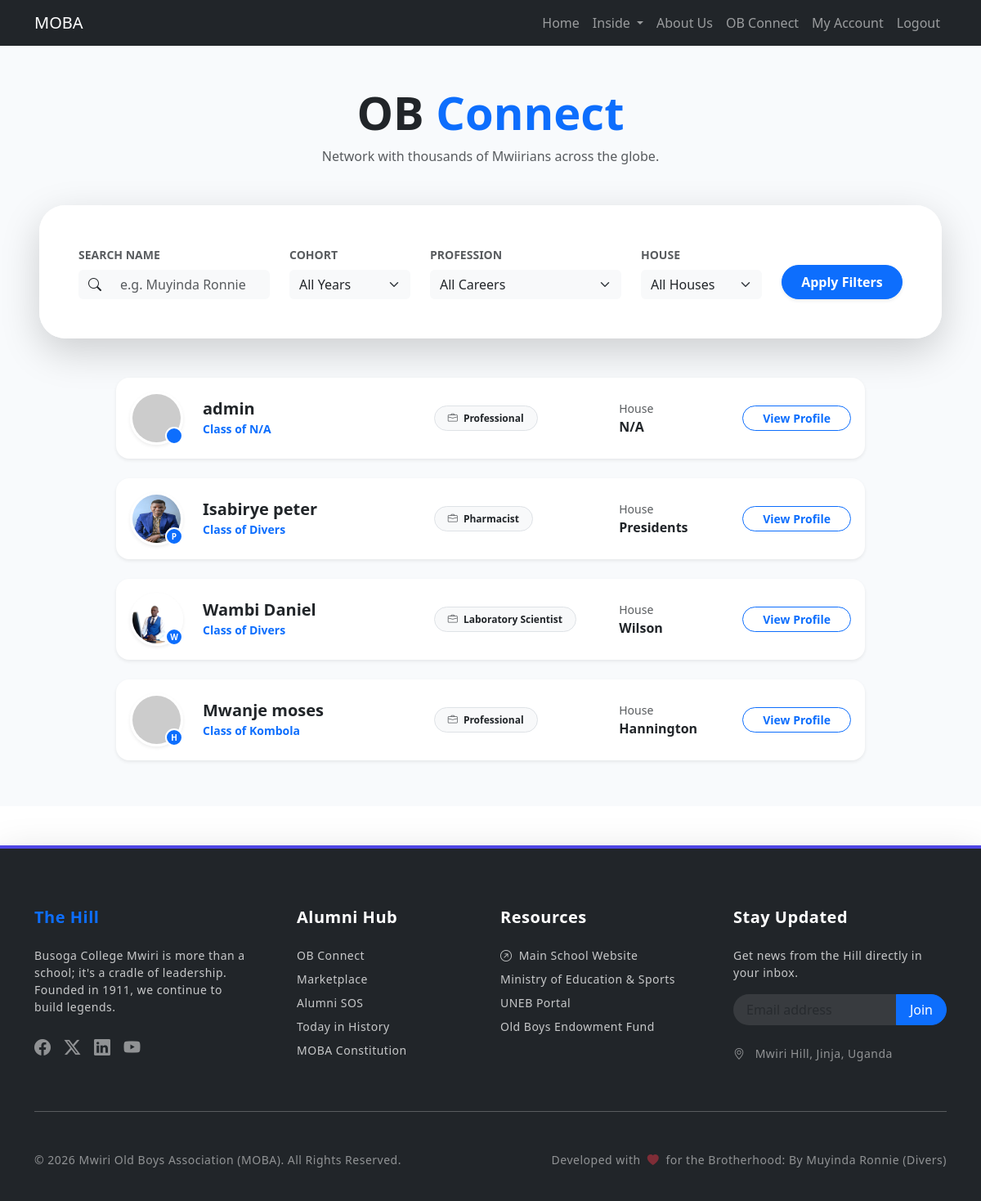
Page /connect/ob-connect/ (signed in) on the earlier database version.
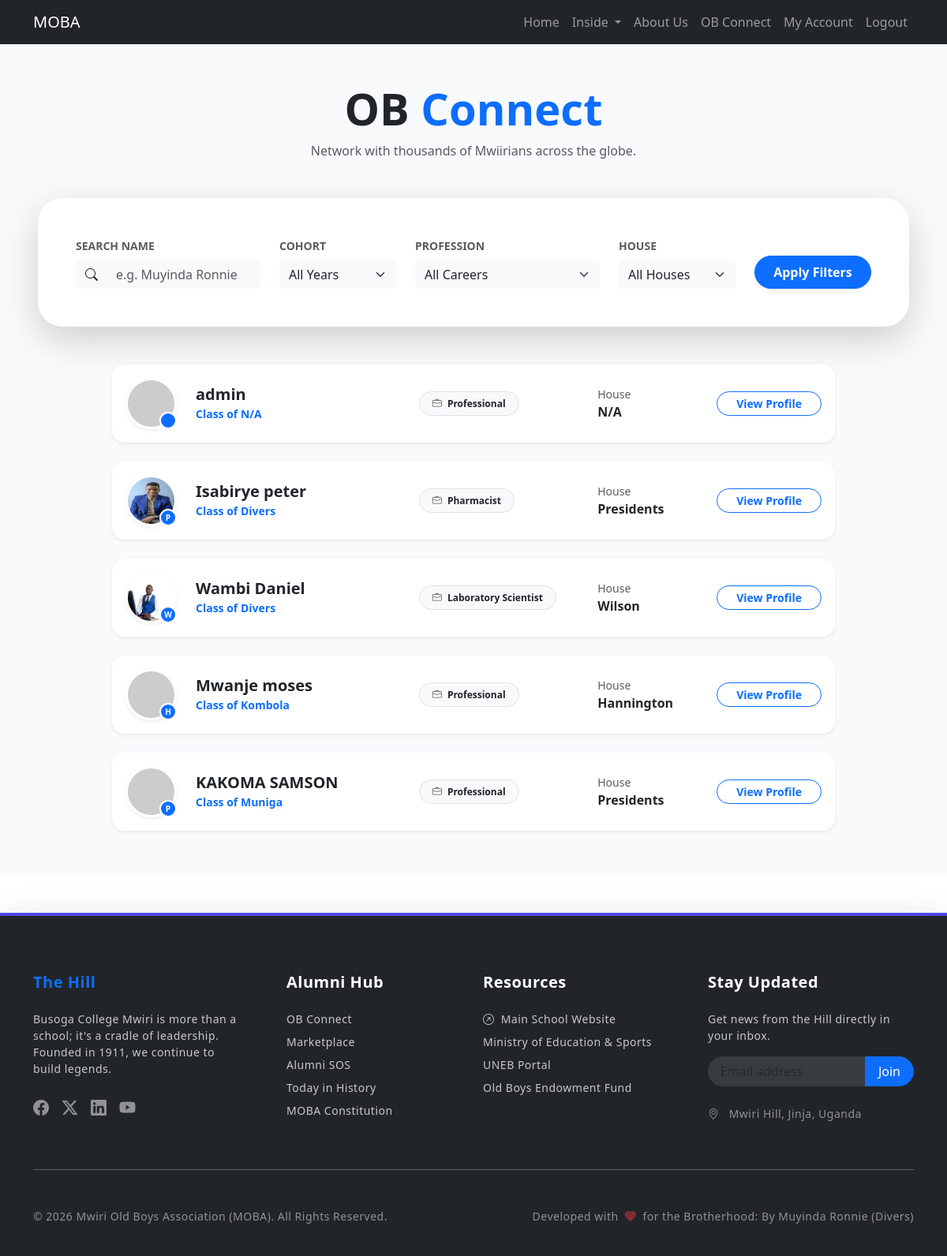
Same page on the later database version.
### users/models.py (models this page shows, shortened)
class User(AbstractUser):
    class Role(models.TextChoices):
        PUBLIC = "PUBLIC", "Public"
        SUBSCRIBER = "SUBSCRIBER", "Subscriber"
        ADMIN = "ADMIN", "Admin"
    base_role = Role.PUBLIC
    role = models.CharField(max_length=50, choices=Role.choices, default=base_role)
    cohort = models.ForeignKey('organisation.Cohort', on_delete=models.SET_NULL, null=True, blank=True)
    house = models.ForeignKey('organisation.House', on_delete=models.SET_NULL, null=True, blank=True)
    phone_number = models.CharField(max_length=20)
    linkedin_profile = models.URLField(blank=True)
    website = models.URLField(blank=True)
    address = models.CharField(max_length=255, blank=True)
    profession = models.ForeignKey('organisation.Profession', on_delete=models.SET_NULL, null=True, blank=True)
    whatsapp_contact = models.CharField(max_length=20, blank=True)
    biography = models.TextField(max_length=150, blank=True)
    side_hustle = models.TextField(blank=True)

class Profile(models.Model):
    user = models.OneToOneField(User, on_delete=models.CASCADE)
    bio = models.TextField(blank=True)
    profile_picture = models.ImageField(upload_to='profile_pictures/', blank=True)

### organisation/models.py (models this page shows, shortened)
class House(models.Model):
    name = models.CharField(max_length=255)

class Cohort(models.Model):
    name = models.CharField(max_length=255)

class Profession(models.Model):
    name = models.CharField(max_length=255, unique=True)

### connect/views.py (the view)
# urls.py: path('ob-connect/', views.ob_connect, name='ob_connect'),
@login_required
def ob_connect(request):
    users = User.objects.all()
    cohorts = Cohort.objects.all()
    professions = Profession.objects.all()
    houses = House.objects.all()
    name_query = request.GET.get('name')
    cohort_query = request.GET.get('cohort')
    profession_query = request.GET.get('profession')
    house_query = request.GET.get('house')
    if name_query:
        users = users.filter(first_name__icontains=name_query) | users.filter(last_name__icontains=name_query)
    if cohort_query:
        users = users.filter(cohort_id=cohort_query)
    if profession_query:
        users = users.filter(profession_id=profession_query)
    if house_query:
        users = users.filter(house_id=house_query)
    context = {
        'users': users,
        'cohorts': cohorts,
        'professions': professions,
        'houses': houses,
    }
    return render(request, 'connect/ob_connect.html', context)

### connect/templates/connect/ob_connect.html (shortened to what the changed rows need)
{% extends "base.html" %}
{% block content %}
<div class="container-fluid py-5 px-lg-5" style="background-color: #f8fafc; min-height: 100vh;">
    <div class="text-center mb-5">
        <h1 class="fw-bold display-4">OB <span class="text-primary">Connect</span></h1>
    </div>
    <div class="row justify-content-center">
        <div class="col-xl-10">
            <div class="list-group gap-3">
                {% for user in users %}
                <div class="list-group-item border-0 shadow-sm rounded-4 alumni-list-item p-3 mb-2">
                    <div class="row align-items-center">
                        <div class="col-auto">
                            <div class="position-relative">
                                <img src="{% if user.profile.profile_picture %}{{ user.profile.profile_picture.url }}{% else %}https://ui-avatars.com/api/?name={{ user.username }}&background=4f46e5&color=fff&size=100{% endif %}"
                                     class="rounded-circle border border-3 border-white shadow-sm" width="65" height="65" alt="Avatar">
                                <div class="house-indicator-sm bg-primary" title="House: {{ user.house.name }}">{{ user.house.name|slice:":1" }}</div>
                            </div>
                        </div>
                        <div class="col">
                            <h5 class="fw-bold mb-0 text-dark">{{ user.get_full_name|default:user.username }}</h5>
                            <span class="text-primary small fw-bold">Class of {{ user.cohort.name|default:"N/A" }}</span>
                        </div>
                        <div class="col-md-3 d-none d-md-block">
                            <span class="badge bg-light text-dark rounded-pill px-3 py-2 border small">
                                <i class="bi bi-briefcase me-1 text-muted"></i> {{ user.profession.name|default:"Professional" }}
                            </span>
                        </div>
                        <div class="col-md-2 d-none d-lg-block">
                            <small class="text-muted d-block">House</small>
                            <span class="fw-bold text-dark">{{ user.house.name|default:"N/A" }}</span>
                        </div>
                        <div class="col-auto">
                            <a href="{% url 'view_ob' user.id %}" class="btn btn-outline-primary rounded-pill px-4 btn-sm fw-bold">
                                View Profile
                            </a>
                        </div>
                    </div>
                </div>
                {% endfor %}
            </div>
        </div>
    </div>
</div>
{% endblock %}

Differences in the rows shown:
added User: house.name "P", get_full_name "KAKOMA SAMSON", cohort.name "Muniga", profession.name "Professional", house.name "Presidents"
